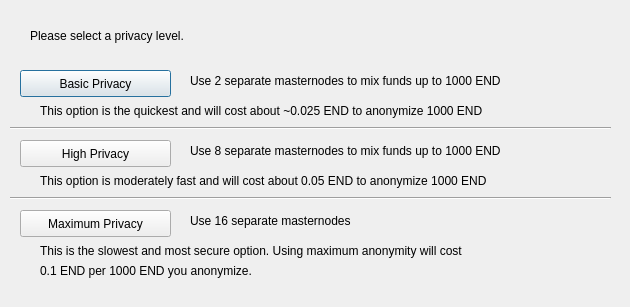
<?xml version="1.0" encoding="UTF-8"?>
<ui version="4.0">
 <class>DarksendConfig</class>
 <widget class="QDialog" name="DarksendConfig">
  <property name="geometry">
   <rect>
    <x>0</x>
    <y>0</y>
    <width>630</width>
    <height>307</height>
   </rect>
  </property>
  <property name="windowTitle">
   <string>Configure PrivateSend</string>
  </property>
  <widget class="QPushButton" name="buttonBasic">
   <property name="geometry">
    <rect>
     <x>20</x>
     <y>70</y>
     <width>151</width>
     <height>27</height>
    </rect>
   </property>
   <property name="text">
    <string>Basic Privacy</string>
   </property>
  </widget>
  <widget class="QPushButton" name="buttonHigh">
   <property name="geometry">
    <rect>
     <x>20</x>
     <y>140</y>
     <width>151</width>
     <height>27</height>
    </rect>
   </property>
   <property name="text">
    <string>High Privacy</string>
   </property>
  </widget>
  <widget class="QPushButton" name="buttonMax">
   <property name="geometry">
    <rect>
     <x>20</x>
     <y>210</y>
     <width>151</width>
     <height>27</height>
    </rect>
   </property>
   <property name="text">
    <string>Maximum Privacy</string>
   </property>
  </widget>
  <widget class="QLabel" name="label">
   <property name="geometry">
    <rect>
     <x>30</x>
     <y>20</y>
     <width>571</width>
     <height>31</height>
    </rect>
   </property>
   <property name="text">
    <string>Please select a privacy level.</string>
   </property>
  </widget>
  <widget class="QLabel" name="label_2">
   <property name="geometry">
    <rect>
     <x>190</x>
     <y>70</y>
     <width>421</width>
     <height>21</height>
    </rect>
   </property>
   <property name="text">
    <string>Use 2 separate masternodes to mix funds up to 1000 END</string>
   </property>
  </widget>
  <widget class="QLabel" name="label_3">
   <property name="geometry">
    <rect>
     <x>190</x>
     <y>140</y>
     <width>411</width>
     <height>21</height>
    </rect>
   </property>
   <property name="text">
    <string>Use 8 separate masternodes to mix funds up to 1000 END</string>
   </property>
  </widget>
  <widget class="QLabel" name="label_4">
   <property name="geometry">
    <rect>
     <x>190</x>
     <y>210</y>
     <width>421</width>
     <height>21</height>
    </rect>
   </property>
   <property name="text">
    <string>Use 16 separate masternodes</string>
   </property>
  </widget>
  <widget class="QLabel" name="label_6">
   <property name="geometry">
    <rect>
     <x>40</x>
     <y>100</y>
     <width>561</width>
     <height>21</height>
    </rect>
   </property>
   <property name="text">
    <string>This option is the quickest and will cost about ~0.025 END to anonymize 1000 END</string>
   </property>
  </widget>
  <widget class="QLabel" name="label_7">
   <property name="geometry">
    <rect>
     <x>40</x>
     <y>170</y>
     <width>561</width>
     <height>21</height>
    </rect>
   </property>
   <property name="text">
    <string>This option is moderately fast and will cost about 0.05 END to anonymize 1000 END</string>
   </property>
  </widget>
  <widget class="QLabel" name="label_8">
   <property name="geometry">
    <rect>
     <x>40</x>
     <y>240</y>
     <width>561</width>
     <height>21</height>
    </rect>
   </property>
   <property name="text">
    <string>This is the slowest and most secure option. Using maximum anonymity will cost</string>
   </property>
  </widget>
  <widget class="QLabel" name="label_9">
   <property name="geometry">
    <rect>
     <x>40</x>
     <y>260</y>
     <width>561</width>
     <height>21</height>
    </rect>
   </property>
   <property name="text">
    <string>0.1 END per 1000 END you anonymize.</string>
   </property>
  </widget>
  <widget class="Line" name="line">
   <property name="geometry">
    <rect>
     <x>10</x>
     <y>120</y>
     <width>601</width>
     <height>16</height>
    </rect>
   </property>
   <property name="orientation">
    <enum>Qt::Horizontal</enum>
   </property>
  </widget>
  <widget class="Line" name="line_2">
   <property name="geometry">
    <rect>
     <x>10</x>
     <y>190</y>
     <width>601</width>
     <height>16</height>
    </rect>
   </property>
   <property name="orientation">
    <enum>Qt::Horizontal</enum>
   </property>
  </widget>
 </widget>
 <resources/>
 <connections/>
</ui>
